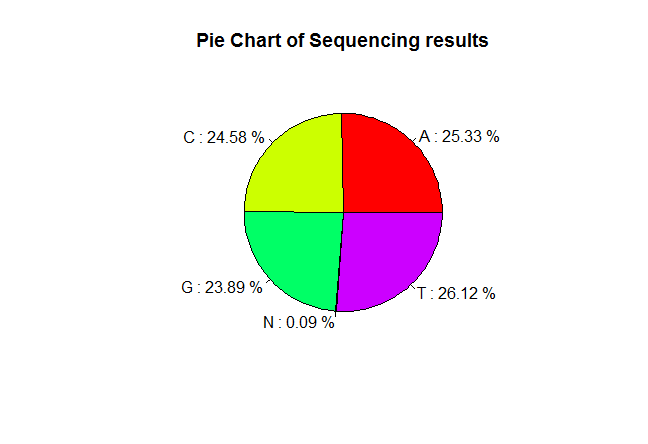

Here is the R script that generated this plot:
 #???tmp??????r??????????????????
 #??????????????? 
 setwd("C:/Users/Hu525/Desktop")
 #????????????
 u<-readLines("tmp.r")
 #????????????
 n<-seq(from=2,to=1000,by=4)
 #????????????????????????
 x<-u[n]
 #???????????????????????????
 c<- unlist(strsplit(x,""))
 #???c????????????
 c0<-table(c)
 #????????????,??????
 name<-paste(names(c0),":" ,round(100*c0/sum(c0), 2),"%")
 #?????????
 pie(c0,labels = name,col = rainbow(length(c0)),main = "Pie Chart of Sequencing results" )
